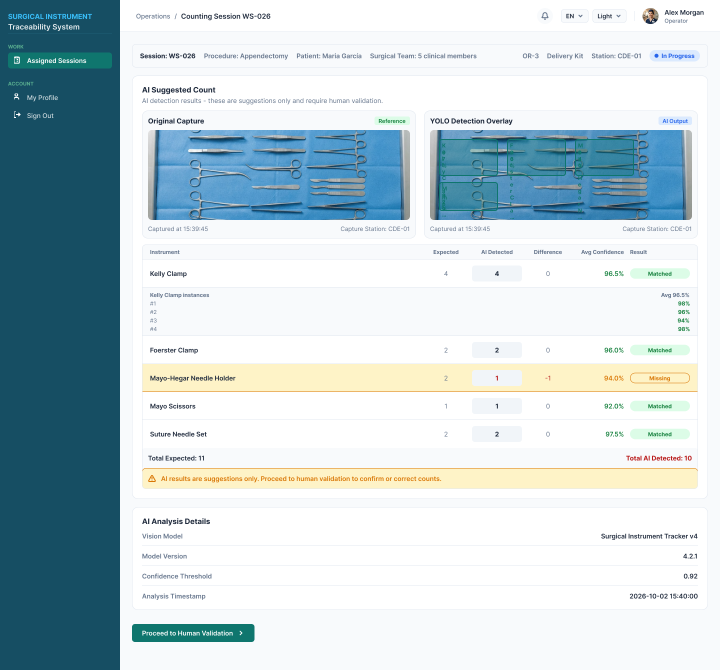
#> input picture apps/BackendWebFlask/ui_reference_v3/operator/operator-active-session-ai-detection.png, 1440 x 1340 px (shown at 1/2 size)
$ python make_test_tray_videos.py
#> lines starting #> are read from the running program, lines starting #| are printed output that depends on the picture; after the words box and inside, x2 and y2 are one past the last pixel; in counts of white or black regions, pixels touching at a corner belong together
"""Build the two test tray videos used by e2e_mongo_ds06.py (PEF-DS06 technical demo).

Source: the "Original Capture" photo of the Operator UI reference screen
(apps/BackendWebFlask/ui_reference_v3/operator/operator-active-session-ai-detection.png).
tray_full.mp4 = the tray; tray_masked.mp4 = the same tray with the centre scalpel covered by drape.

These videos demonstrate persistence (PostgreSQL -> MongoDB -> EvidenceService) with the real
model; they are NOT an authentic capture and do not validate the accuracy of best.pt.

usage: python scripts/make_test_tray_videos.py <output_dir>     (needs opencv + numpy)
"""
import sys
from pathlib import Path

import cv2

ROOT = Path(__file__).resolve().parents[1]
SOURCE = ROOT / 'apps/BackendWebFlask/ui_reference_v3/operator/operator-active-session-ai-detection.png'


def write(path: Path, frame, frames=60):
    height, width = frame.shape[:2]
    writer = cv2.VideoWriter(str(path), cv2.VideoWriter_fourcc(*'mp4v'), 30, (width, height))
    for _ in range(frames):
        writer.write(frame)
    writer.release()


def main(out: Path) -> None:
    out.mkdir(parents=True, exist_ok=True)
    tray = cv2.resize(cv2.imread(str(SOURCE))[262:438, 298:818], None, fx=2.4, fy=2.4,
                      interpolation=cv2.INTER_CUBIC)
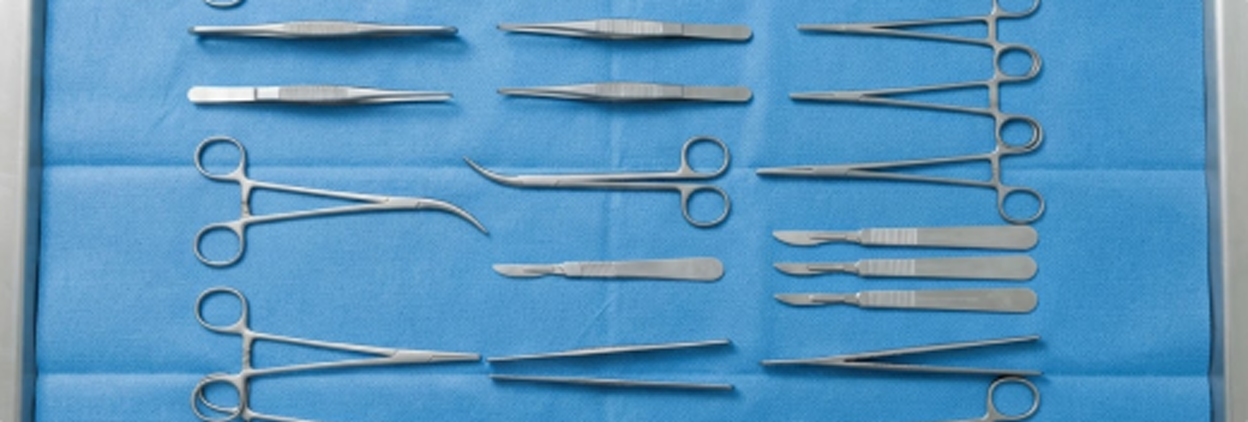
#> tray: shape (422, 1248, 3); mean B, G, R 189.8, 148.4, 88.9
    masked = tray.copy()
    x1, y1, x2, y2 = 480, 250, 735, 292                               # centre scalpel
    masked[y1:y2, x1:x2] = cv2.resize(tray[200:240, 560:640], (x2 - x1, y2 - y1))   # plain drape
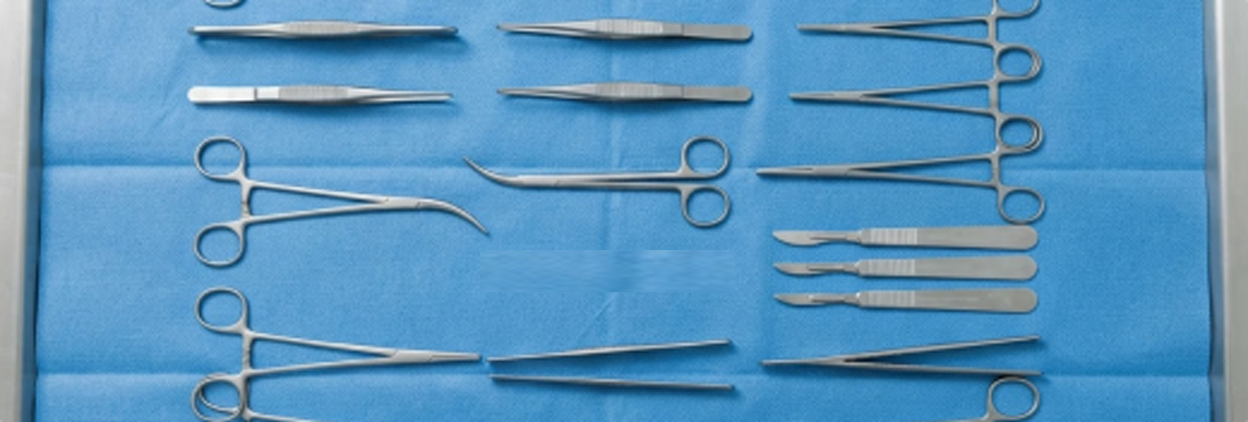
#> masked: shape (422, 1248, 3); 2.03% of pixels changed, all inside (x1, y1, x2, y2) = (480, 250, 735, 292)
    write(out / 'tray_full.mp4', tray)
    write(out / 'tray_masked.mp4', masked)
    print(f'videos written to {out}')


if __name__ == '__main__':
    main(Path(sys.argv[1] if len(sys.argv) > 1 else 'test_videos'))

$ run again, with apps/BackendWebFlask/ui_reference_v3/operator/operator-active-session-capture.png copied over apps/BackendWebFlask/ui_reference_v3/operator/operator-active-session-ai-detection.png
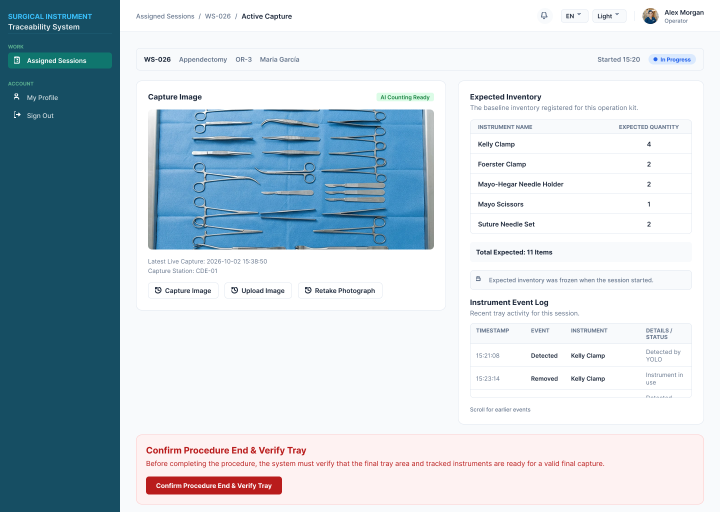
#> input picture apps/BackendWebFlask/ui_reference_v3/operator/operator-active-session-capture.png, 1440 x 1024 px (shown at 1/2 size)
#> in main, `tray = cv2.resize(cv2.imread(str(SOURCE))[262:438, 298:818], None, fx=..`:
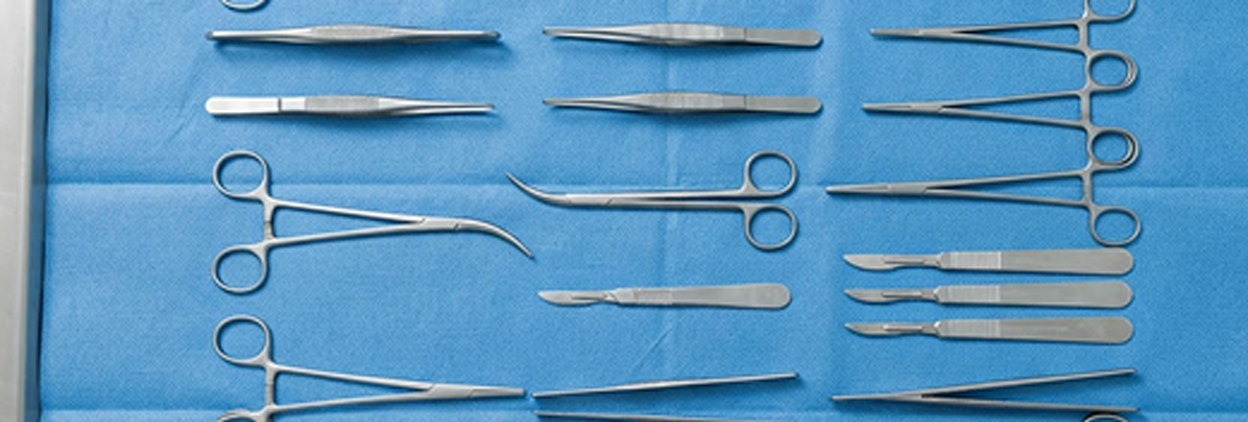
#> tray: shape (422, 1248, 3); mean B, G, R 190.8, 149.4, 90.3
#> in main, `masked[y1:y2, x1:x2] = cv2.resize(tray[200:240, 560:640], (x2 - x1, y2..`:
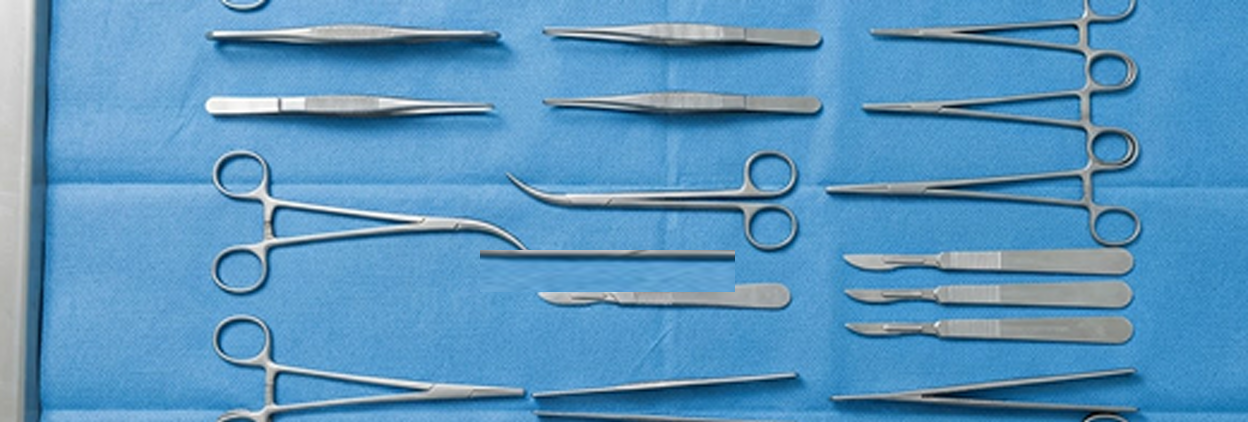
#> masked: shape (422, 1248, 3); 2.03% of pixels changed, all inside (x1, y1, x2, y2) = (480, 250, 735, 292)
